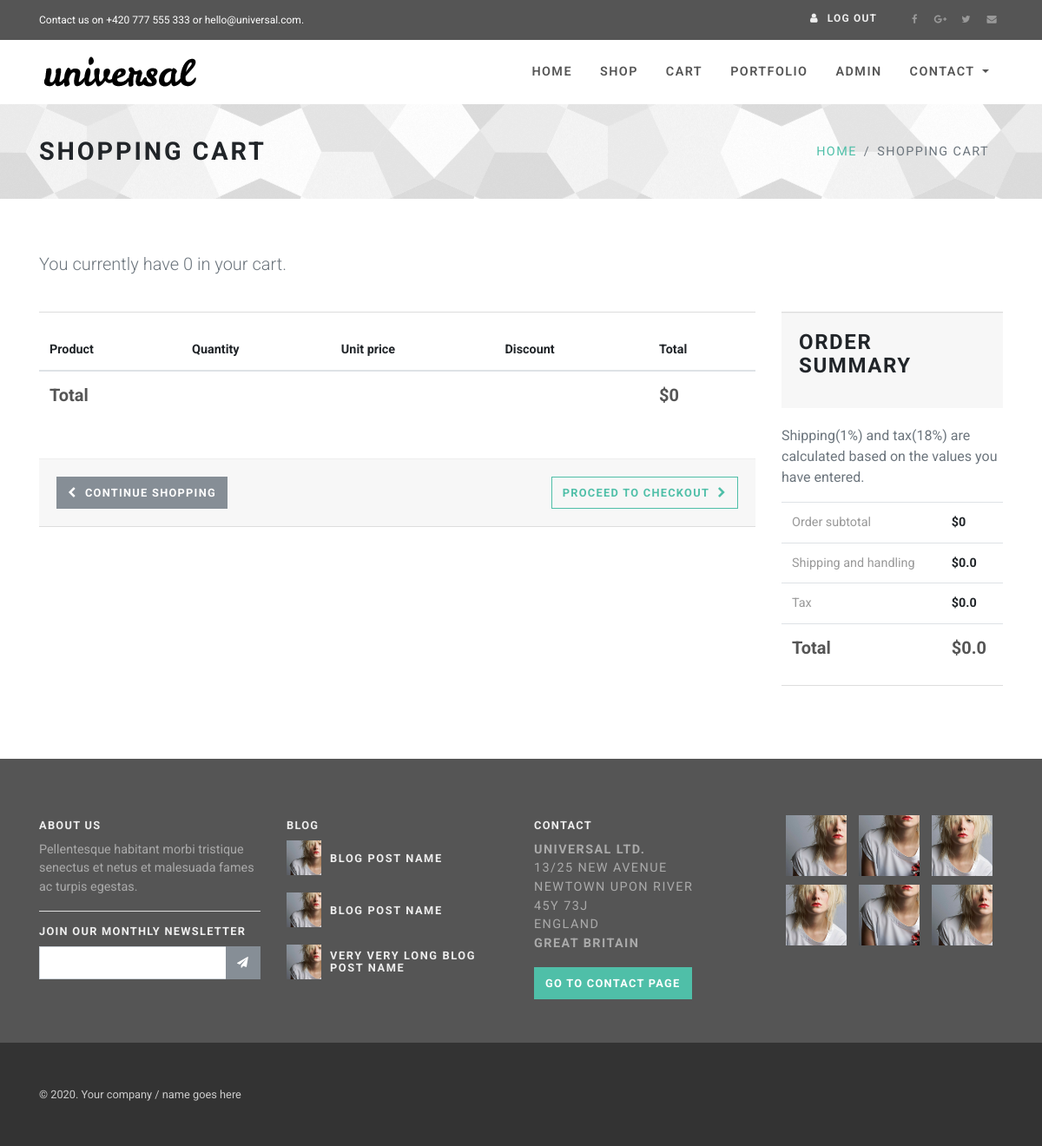
The page /cart/ (signed in) on the database as committed earlier.
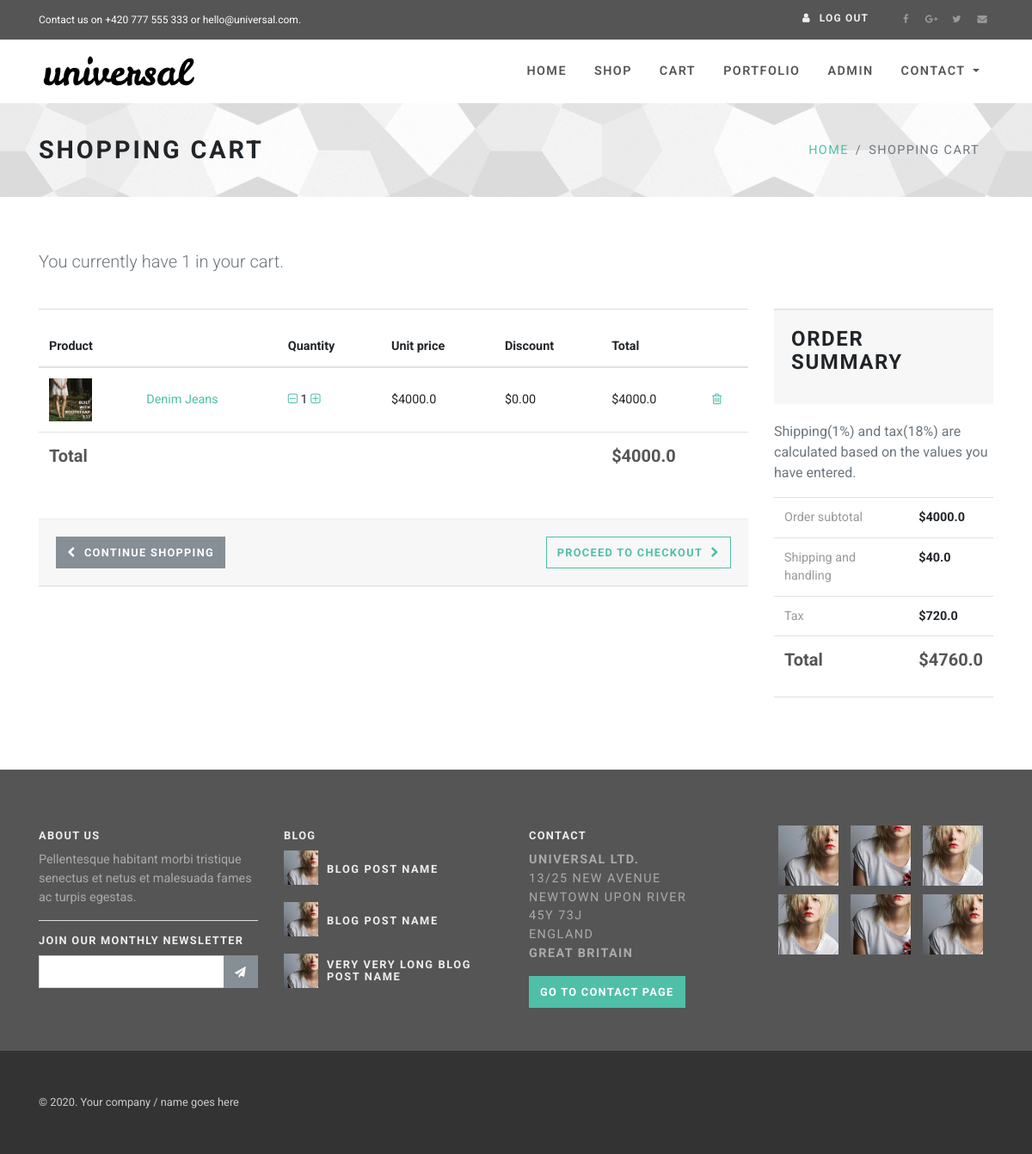
The same page on the database as committed later.
### webapp/models.py (models this page shows, shortened)
class Order(models.Model):
    user = models.ForeignKey(settings.AUTH_USER_MODEL, on_delete=models.CASCADE)
    items = models.ManyToManyField(OrderItem)
    start_date = models.DateTimeField(auto_now_add=True)
    ordered_date = models.DateTimeField()
    ordered = models.BooleanField(default=False)
    billing_address = models.ForeignKey('billingAddress', on_delete=models.SET_NULL, blank=True, null=True)
    def total_price(self):
        total = 0
        for item in self.items.all():
            total += item.get_item_price()
        return total
    def get_after_ship_price(self):
        return self.total_price()+(self.total_price()*(0.01))
    def get_after_tax_price(self):
        return self.get_after_ship_price()+(self.total_price()*(0.18))
    def get_ship_price(self):
        return self.total_price()*(0.01)
    def get_tax_price(self):
        return self.total_price()*(0.18)

class OrderItem(models.Model):
    user = models.ForeignKey(settings.AUTH_USER_MODEL,
                             on_delete=models.CASCADE)
    ordered = models.BooleanField(default=False)
    item = models.ForeignKey(Item, on_delete=models.CASCADE)
    quantity = models.IntegerField(default=1)
    def get_item_price(self):
        return self.item.price*self.quantity

class Item(models.Model):
    item_name = models.CharField(max_length=100)
    overview = models.CharField(max_length=120)
    category = models.CharField(choices=Category_choices, max_length=2)
    label = models.CharField(choices=Label_choices, max_length=1)
    price = models.FloatField()
    description = models.TextField()
    thumbnail = models.ImageField()
    def __str__(self):
        return self.item_name

### webapp/views.py (the view)
# urls.py: path('cart/', cart, name='cart'),
def cart(requset):
    order = Order.objects.get(user=requset.user, ordered=False)
    context = {
        'order' : order
    }
    return render(requset, "shop-basket.html", context)

### templates/shop-basket.html
{% extends 'base.html' %}
{% block content %}
{% load static %}
    <div id="all">
      <div id="heading-breadcrumbs">
        <div class="container">
          <div class="row d-flex align-items-center flex-wrap">
            <div class="col-md-7">
              <h1 class="h2">Shopping Cart</h1>
            </div>
            <div class="col-md-5">
              <ul class="breadcrumb d-flex justify-content-end">
                <li class="breadcrumb-item"><a href="index.html">Home</a></li>
                <li class="breadcrumb-item active">Shopping Cart</li>
              </ul>
            </div>
          </div>
        </div>
      </div>
      <div id="content">
        <div class="container">
          <div class="row bar">
            <div class="col-lg-12">
              <p class="text-muted lead">You currently have {{ order.items.count }} in your cart.</p>
            </div>
            <div id="basket" class="col-lg-9">
              <div class="box mt-0 pb-0 no-horizontal-padding">
                <form method="get" action="shop-checkout1.html">
                  <div class="table-responsive">
                    <table class="table">
                      <thead>
                        <tr>
                          <th colspan="2">Product</th>
                          <th>Quantity</th>
                          <th>Unit price</th>
                          <th>Discount</th>
                          <th colspan="2">Total</th>
                        </tr>
                      </thead>
                      <tbody>
                        {% for items in order.items.all %}
                        <tr>
                          <td><a href="#"><img src="{{ items.item.thumbnail.url }}" alt="{{ items.item }}" class="img-fluid"></a></td>
                          <td><a href="#">{{ items.item }}</a></td>
                          <td>
                           <a href="{% url 'remove-single-item' id=items.item.id %}"><i class="fa fa-minus-square-o" aria-hidden="true"></i></a>
                            {{ items.quantity }}
                            <a href="{% url 'add-cart' id=items.item.id %}"><i class="fa fa-plus-square-o" aria-hidden="true"></i></a>
                          </td>
                          <td>${{ items.item.price }}</td>
                          <td>$0.00</td>
                          <td>${{ items.get_item_price }}</td>
                          <td><a href="{% url 'remove-item' id=items.item.id %}"> <i class="fa fa-trash-o"></i></a></td>
                        </tr>
                       {% endfor %}
                      </tbody>
                      <tfoot>
                        <tr>
                          <th colspan="5">Total</th>
                          <th colspan="2">${{ order.total_price }}</th>
                        </tr>
                      </tfoot>
                    </table>
                  </div>
                  <div class="box-footer d-flex justify-content-between align-items-center">
                    <div class="left-col"><a href="{% url 'shop' %}" class="btn btn-secondary mt-0"><i class="fa fa-chevron-left"></i> Continue shopping</a></div>
                    <div class="right-col">
                      <button type="submit" class="btn btn-template-outlined">
                        <a href="{% url 'checkout-detail' %}">Proceed to checkout</a>
                        <i class="fa fa-chevron-right"></i></button>
                    </div>
                  </div>
                </form>
              </div>
            </div>
            <div class="col-lg-3">
              <div id="order-summary" class="box mt-0 mb-4 p-0">
                <div class="box-header mt-0">
                  <h3>Order summary</h3>
                </div>
                <p class="text-muted">Shipping(1%) and tax(18%) are calculated based on the values you have entered.</p>
                <div class="table-responsive">
                  <table class="table">
                    <tbody>
                      <tr>
                        <td>Order subtotal</td>
                        <th>${{ order.total_price }}</th>
                      </tr>
                      <tr>
                        <td>Shipping and handling</td>
                        <th>${{ order.get_ship_price }}</th>
                      </tr>
                      <tr>
                        <td>Tax</td>
                        <th>${{ order.get_tax_price }}</th>
                      </tr>
                      <tr class="total">
                        <td>Total</td>
                        <th>${{ order.get_after_tax_price }}</th>
                      </tr>
                    </tbody>
                  </table>
                </div>
              </div>
            </div>
          </div>
        </div>
      </div>
    </div>
{% endblock content %}

### templates/base.html (shortened to what this page needs)
<!DOCTYPE html>
<html lang="en">
{% include 'head.html' %}
<body>
    {% include 'header.html' %}
    {% block content %}
    {% endblock content %}
    {% include 'footer.html' %}
</body>
</html>

### templates/head.html (shortened to what this page needs)
{% load static %}
<head>
    <link rel="stylesheet" href="{% static 'vendor/bootstrap/css/bootstrap.min.css' %}">
    <link rel="stylesheet" href="{% static 'vendor/font-awesome/css/font-awesome.min.css' %}">
    <link rel="stylesheet" href="{% static 'vendor/bootstrap-select/css/bootstrap-select.min.css' %}">
    <link rel="stylesheet" href="{% static 'vendor/owl.carousel/assets/owl.carousel.css' %}">
    <link rel="stylesheet" href="{% static 'vendor/owl.carousel/assets/owl.theme.default.css' %}">
    <link rel="stylesheet" href="{% static 'css/style.default.css' %}" id="theme-stylesheet">
    <link rel="stylesheet" href="{% static 'css/custom.css' %}">
  </head>

### templates/header.html (shortened to what this page needs)
{% load static %}
      <div class="top-bar">
        <div class="container">
          <div class="row d-flex align-items-center">
            <div class="col-md-6 d-md-block d-none">
              <p>Contact us on +420 777 555 333 or hello@universal.com.</p>
            </div>
            <div class="col-md-6">
              <div class="d-flex justify-content-md-end justify-content-between">
                <div class="login">
                 {% if  user.is_authenticated %}
                   <a href="{% url 'account_logout' %}" class="signup-btn"><i class="fa fa-user"></i><span class="d-none d-md-inline-block">Log Out</span></a>
                {% endif %}
                </div>
                <ul class="social-custom list-inline">
                  <li class="list-inline-item"><a href="#"><i class="fa fa-facebook"></i></a></li>
                  <li class="list-inline-item"><a href="#"><i class="fa fa-google-plus"></i></a></li>
                  <li class="list-inline-item"><a href="#"><i class="fa fa-twitter"></i></a></li>
                  <li class="list-inline-item"><a href="#"><i class="fa fa-envelope"></i></a></li>
                </ul>
              </div>
            </div>
          </div>
        </div>
      </div>
      <header class="nav-holder make-sticky">
        <div id="navbar" role="navigation" class="navbar navbar-expand-lg">
          <div class="container"><a href="index.html" class="navbar-brand home"><img src="{% static 'img/logo.png' %}" alt="Universal logo" class="d-none d-md-inline-block"></a>
            <div id="navigation" class="navbar-collapse collapse">
              <ul class="nav navbar-nav ml-auto">
                <li class="nav-item dropdown "><a href="{% url 'home' %}" >Home</a></li>
                  <li class="nav-item dropdown "><a href="{% url 'shop' %}" >Shop</a></li>
                 <li class="nav-item dropdown "><a href="{% url 'cart' %}" >Cart
                <li class="nav-item  menu-large"><a href="#" >Portfolio </a>
                </li>
                <li class="nav-item  menu-large"><a href="admin/" >Admin</a></li>
                <li class="nav-item dropdown"><a href="javascript: void(0)" data-toggle="dropdown" class="dropdown-toggle">Contact <b class="caret"></b></a>
                </li>
              </ul>
            </div>
          </div>
        </div>
      </header>

### templates/footer.html (shortened to what this page needs)
{% load static %}
      <footer class="main-footer">
        <div class="container">
          <div class="row">
            <div class="col-lg-3">
              <h4 class="h6">About Us</h4>
              <p>Pellentesque habitant morbi tristique senectus et netus et malesuada fames ac turpis egestas.</p>
              <hr>
              <h4 class="h6">Join Our Monthly Newsletter</h4>
              <form>
                <div class="input-group">
                  <input type="text" class="form-control">
                  <div class="input-group-append">
                    <button type="button" class="btn btn-secondary"><i class="fa fa-send"></i></button>
                  </div>
                </div>
              </form>
            </div>
            <div class="col-lg-3">
              <h4 class="h6">Blog</h4>
              <ul class="list-unstyled footer-blog-list">
                <li class="d-flex align-items-center">
                  <div class="image"><img src="{% static 'img/detailsquare.jpg' %}" alt="..." class="img-fluid"></div>
                  <div class="text">
                    <h5 class="mb-0"> <a href="post.html">Blog post name</a></h5>
                  </div>
                </li>
                <li class="d-flex align-items-center">
                  <div class="image"><img src="{% static 'img/detailsquare.jpg' %}" alt="..." class="img-fluid"></div>
                  <div class="text">
                    <h5 class="mb-0"> <a href="post.html">Blog post name</a></h5>
                  </div>
                </li>
                <li class="d-flex align-items-center">
                  <div class="image"><img src="{% static 'img/detailsquare.jpg' %}" alt="..." class="img-fluid"></div>
                  <div class="text">
                    <h5 class="mb-0"> <a href="post.html">Very very long blog post name</a></h5>
                  </div>
                </li>
              </ul>
            </div>
            <div class="col-lg-3">
              <h4 class="h6">Contact</h4>
              <p class="text-uppercase"><strong>Universal Ltd.</strong><br>13/25 New Avenue <br>Newtown upon River <br>45Y 73J <br>England <br><strong>Great Britain</strong></p><a href="contact.html" class="btn btn-template-main">Go to contact page</a>
            </div>
            <div class="col-lg-3">
              <ul class="list-inline photo-stream">
                <li class="list-inline-item"><a href="#"><img src="{% static 'img/detailsquare.jpg' %}" alt="..." class="img-fluid"></a></li>
                <li class="list-inline-item"><a href="#"><img src="{% static 'img/detailsquare2.jpg' %}" alt="..." class="img-fluid"></a></li>
                <li class="list-inline-item"><a href="#"><img src="{% static 'img/detailsquare3.jpg' %}" alt="..." class="img-fluid"></a></li>
                <li class="list-inline-item"><a href="#"><img src="{% static 'img/detailsquare3.jpg' %}" alt="..." class="img-fluid"></a></li>
                <li class="list-inline-item"><a href="#"><img src="{% static 'img/detailsquare2.jpg' %}" alt="..." class="img-fluid"></a></li>
                <li class="list-inline-item"><a href="#"><img src="{% static 'img/detailsquare.jpg' %}" alt="..." class="img-fluid"></a></li>
              </ul>
            </div>
          </div>
        </div>
        <div class="copyrights">
          <div class="container">
            <div class="row">
              <div class="col-lg-4 text-center-md">
                <p>&copy; 2020. Your company / name goes here</p>
              </div>
            </div>
          </div>
        </div>
      </footer>

### templates/scripts.html (shortened to what this page needs)
   {% load static %}

Rows that differ between the two databases and show on the page:
changed through a linked row, Order: items.count "0" → "1"; total_price "0" → "4000.0"; get_ship_price "0.0" → "40.0"; get_tax_price "0.0" → "720.0"; get_after_tax_price "0.0" → "4760.0"
now on this page (row edited): OrderItem: item.thumbnail (picture), item "Denim Jeans", quantity "1", item.price "4000.0", get_item_price "4000.0"
